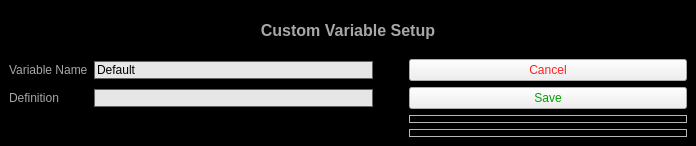
<?xml version="1.0" encoding="UTF-8"?>
<ui version="4.0">
 <class>MainWindow</class>
 <widget class="QMainWindow" name="MainWindow">
  <property name="geometry">
   <rect>
    <x>0</x>
    <y>0</y>
    <width>696</width>
    <height>146</height>
   </rect>
  </property>
  <property name="windowTitle">
   <string>Setting</string>
  </property>
  <property name="windowIcon">
   <iconset resource="../../Resources/DEMONSResources.qrc">
    <normaloff>:/Pictures/Pictures/DemonLogo.png</normaloff>:/Pictures/Pictures/DemonLogo.png</iconset>
  </property>
  <widget class="QWidget" name="centralwidget">
   <property name="styleSheet">
    <string notr="true">#centralwidget{
background-color: rgb(0, 0, 0);
}

QLabel{
color:rgb(168,168,168)
}

QLineEdit{
border: 1px solid rgb(100,100,100);
background-color:rgb(230,230,230);
}


</string>
   </property>
   <layout class="QGridLayout" name="gridLayout_3" rowstretch="1,0,0,0,0,0,0,0,0,0">
    <item row="0" column="0" colspan="8">
     <widget class="QLabel" name="label_11">
      <property name="sizePolicy">
       <sizepolicy hsizetype="Expanding" vsizetype="Preferred">
        <horstretch>0</horstretch>
        <verstretch>0</verstretch>
       </sizepolicy>
      </property>
      <property name="text">
       <string>&lt;html&gt;&lt;head/&gt;&lt;body&gt;&lt;p align=&quot;center&quot;&gt;&lt;span style=&quot; font-size:12pt; font-weight:600;&quot;&gt;Custom Variable Setup&lt;/span&gt;&lt;/p&gt;&lt;/body&gt;&lt;/html&gt;</string>
      </property>
     </widget>
    </item>
    <item row="9" column="7">
     <widget class="QFrame" name="frame_3">
      <property name="frameShape">
       <enum>QFrame::StyledPanel</enum>
      </property>
      <property name="frameShadow">
       <enum>QFrame::Raised</enum>
      </property>
      <layout class="QGridLayout" name="gridLayout_4" columnstretch="2">
       <property name="topMargin">
        <number>3</number>
       </property>
       <property name="bottomMargin">
        <number>3</number>
       </property>
      </layout>
     </widget>
    </item>
    <item row="2" column="1">
     <widget class="QLineEdit" name="lineEdit_Defstring"/>
    </item>
    <item row="1" column="0">
     <widget class="QLabel" name="label">
      <property name="text">
       <string>Variable Name</string>
      </property>
     </widget>
    </item>
    <item row="6" column="7">
     <widget class="QFrame" name="frame_2">
      <property name="frameShape">
       <enum>QFrame::StyledPanel</enum>
      </property>
      <property name="frameShadow">
       <enum>QFrame::Raised</enum>
      </property>
      <layout class="QGridLayout" name="gridLayout_2" columnstretch="2">
       <property name="topMargin">
        <number>3</number>
       </property>
       <property name="bottomMargin">
        <number>3</number>
       </property>
      </layout>
     </widget>
    </item>
    <item row="1" column="1">
     <widget class="QLineEdit" name="lineEdit_Name">
      <property name="sizePolicy">
       <sizepolicy hsizetype="Preferred" vsizetype="Fixed">
        <horstretch>0</horstretch>
        <verstretch>0</verstretch>
       </sizepolicy>
      </property>
      <property name="text">
       <string>Default</string>
      </property>
     </widget>
    </item>
    <item row="2" column="0">
     <widget class="QLabel" name="label_2">
      <property name="text">
       <string>Definition</string>
      </property>
     </widget>
    </item>
    <item row="1" column="7">
     <widget class="QPushButton" name="pushButton_Cancel">
      <property name="sizePolicy">
       <sizepolicy hsizetype="Preferred" vsizetype="Preferred">
        <horstretch>0</horstretch>
        <verstretch>0</verstretch>
       </sizepolicy>
      </property>
      <property name="styleSheet">
       <string notr="true">#pushButton_Cancel{
	color: rgb(255, 33, 33);
}
</string>
      </property>
      <property name="text">
       <string>Cancel</string>
      </property>
     </widget>
    </item>
    <item row="2" column="7">
     <widget class="QPushButton" name="pushButton_Done">
      <property name="styleSheet">
       <string notr="true">#pushButton_Done{
	color:rgb(1, 161, 7)
}</string>
      </property>
      <property name="text">
       <string>Save</string>
      </property>
     </widget>
    </item>
   </layout>
  </widget>
 </widget>
 <resources>
  <include location="../../Resources/DEMONSResources.qrc"/>
 </resources>
 <connections/>
</ui>
